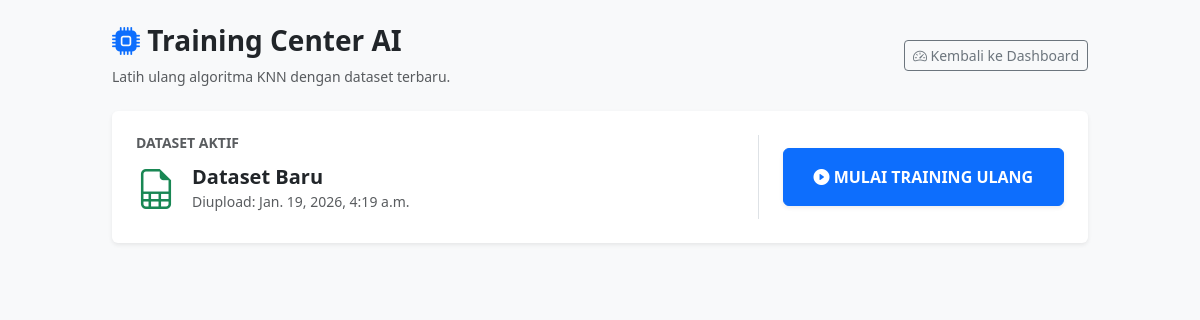
Page /admin-training/ (signed in) on the committed database.
### rekomendasi/models.py (models this page shows, shortened)
class DatasetFile(models.Model):
    nama_file = models.CharField(max_length=100, default="Dataset Baru")
    file_csv = models.FileField(upload_to='datasets/')
    tanggal_upload = models.DateTimeField(auto_now_add=True)

### rekomendasi/views.py (the view, shortened to what this page needs)
# urls.py: path('admin-training/', views.admin_training, name='admin_training'),
@login_required(login_url='/admin/login/')
def admin_training(request):
    result = request.session.get('training_result', None)
    context = {'dataset_terakhir': DatasetFile.objects.last()}
    return render(request, 'admin/training.html', context)

### templates/admin/training.html (shortened to what this page needs)
<!DOCTYPE html>
<html lang="id">
<head>
    <link href="https://cdn.jsdelivr.net/npm/bootstrap@5.3.0/dist/css/bootstrap.min.css" rel="stylesheet">
    <link rel="stylesheet" href="https://cdn.jsdelivr.net/npm/bootstrap-icons@1.10.0/font/bootstrap-icons.css">
</head>
<body class="bg-light p-4">
    <div class="container" style="max-width: 1000px;">
        <div class="d-flex justify-content-between align-items-center mb-4">
            <div>
                <h3 class="fw-bold"><i class="bi bi-cpu-fill text-primary"></i> Training Center AI</h3>
                <p class="text-muted small mb-0">Latih ulang algoritma KNN dengan dataset terbaru.</p>
            </div>
            <a href="{% url 'admin_dashboard' %}" class="btn btn-outline-secondary btn-sm">
                <i class="bi bi-speedometer2"></i> Kembali ke Dashboard
            </a>
        </div>
        <div class="card shadow-sm border-0 mb-4">
            <div class="card-body p-4">
                <div class="row align-items-center">
                    <div class="col-md-8 border-end">
                        <h6 class="text-uppercase text-muted small fw-bold">Dataset Aktif</h6>
                        {% if dataset_terakhir %}
                            <div class="d-flex align-items-center mt-2">
                                <i class="bi bi-file-earmark-spreadsheet fs-1 text-success me-3"></i>
                                <div>
                                    <h5 class="fw-bold m-0">{{ dataset_terakhir.nama_file }}</h5>
                                    <small class="text-muted">Diupload: {{ dataset_terakhir.tanggal_upload }}</small>
                                </div>
                            </div>
                        {% else %}
                            <div class="alert alert-warning m-0">Belum ada dataset. Silakan upload di Dashboard.</div>
                        {% endif %}
                    </div>
                    <div class="col-md-4 text-center ps-md-4">
                        {% if dataset_terakhir %}
                            <form action="{% url 'admin_run_training' %}" method="POST">
                                <button type="submit" class="btn btn-primary w-100 py-3 fw-bold shadow-sm">
                                    <i class="bi bi-play-circle-fill"></i> MULAI TRAINING ULANG
                                </button>
                            </form>
                        {% else %}
                            <button disabled class="btn btn-secondary w-100 py-3">Dataset Kosong</button>
                        {% endif %}
                    </div>
                </div>
            </div>
        </div>
    </div>
</body>
</html>

### rows in the picture
DatasetFile: nama_file "Dataset Baru", tanggal_upload "Jan. 19, 2026, 4:19 a.m."
